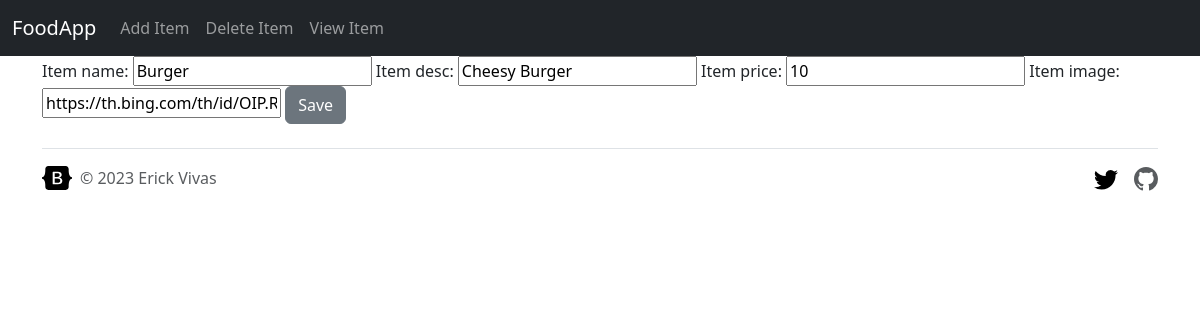
/food/update/2/, run on an earlier commit of the app's database.
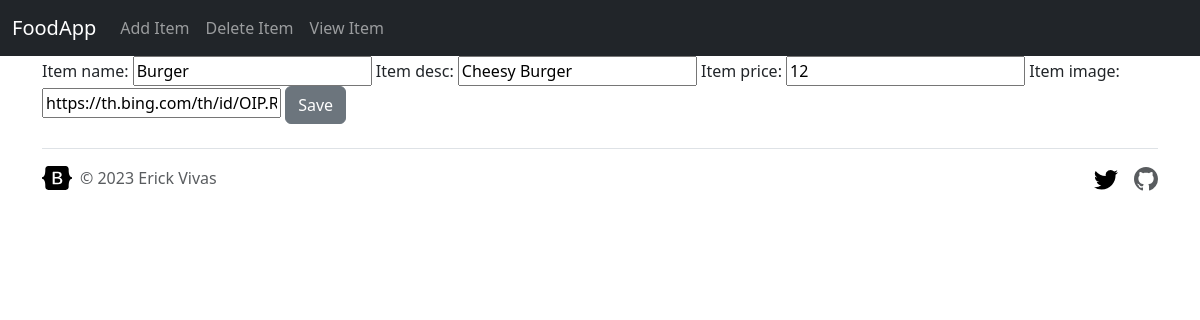
And on a later commit of the database.
### food/models.py (models this page shows, shortened)
class Item(models.Model):
    item_name = models.CharField(max_length=200)
    item_desc = models.CharField(max_length=200)
    item_price = models.IntegerField()
    item_image = models.CharField(max_length=500, default="http://www.ukvisitorguide.cn/wp-content/uploads/2015/11/Food-placeholder.jpg")
    created_at = models.DateTimeField(auto_now_add=True)
    updated_at = models.DateTimeField(auto_now=True)

### food/views.py (the view)
# urls.py: path('update/<int:id>/', views.update_item, name="update_item"),
def update_item(request, id):
    item = Item.objects.get(id=id)
    form = ItemForm(request.POST or None, instance=item)
    if form.is_valid():
        form.save()
        return redirect('food:index')
    return render(request, 'food/item-form.html', {'form': form, 'item': item})

### food/forms.py
class ItemForm(forms.ModelForm):
    class Meta:
        model = Item
        fields = ['item_name', 'item_desc', 'item_price', 'item_image']

### food/templates/food/item-form.html (shortened to what this page needs)
{% extends 'food/base.html' %}
{% block content %}
    <form method="POST">
        {{ form }}
        <button class="btn btn-secondary" type="submit">Save</button>
    </form>
{% endblock %}

### food/templates/food/base.html (shortened to what this page needs)
{% load static %}
<!doctype html>
<html lang="en">
  <head>
    <link rel="stylesheet" href="{% static 'food/style.css' %}">
    <link href="https://cdn.jsdelivr.net/npm/bootstrap@5.3.0-alpha3/dist/css/bootstrap.min.css" rel="stylesheet">
    <link rel="stylesheet" href="//code.jquery.com/ui/1.12.1/themes/base/jquery-ui.css">
  </head>
  <body>
    {% include 'food/navbar.html' %}
    <div class="container">
      {% block content %}
      {% endblock %}
    </div>
      <div class="container">
          <footer class="d-flex flex-wrap justify-content-between align-items-center py-3 my-4 border-top">
            <div class="col-md-4 d-flex align-items-center">
              <a href="/" class="mb-3 me-2 mb-md-0 text-body-secondary text-decoration-none lh-1">
                <svg class="bi" width="30" height="24"><use xlink:href="#bootstrap"></use></svg>
              </a>
              <span class="mb-3 mb-md-0 text-body-secondary">© 2023 Erick Vivas</span>
            </div>
            <ul class="nav col-md-4 justify-content-end list-unstyled d-flex">
              <li class="ms-3"><a class="text-body-secondary" href="https://twitter.com/erickvivas"><svg class="bi" width="24" height="24"><use xlink:href="#twitter"></use></svg></a></li>
              <li class="ms-3"><a class="text-body-secondary" href="https://github.com/erickvivas415"></a></li>
              </ul>
          </footer>
        </div>
  </body>
</html>

### food/templates/food/navbar.html (shortened to what this page needs)
<nav class="navbar navbar-expand-lg navbar-dark bg-dark">
    <div class="container-fluid">
      <a class="navbar-brand" href="{% url 'food:index' %}">FoodApp</a>
      <div class="collapse navbar-collapse" id="navbarSupportedContent">
        <ul class="navbar-nav me-auto mb-2 mb-lg-0">
          <li class="nav-item">
            <a class="nav-link" href="{% url 'food:create_item' %}">Add Item</a>
          </li>
          <li class="nav-item">
            <a class="nav-link" href="#">Delete Item</a>
          </li>
          <li class="nav-item">
            <a class="nav-link" href="#">View Item</a>
          </li>
        </ul>
      </div>
    </div>
  </nav>

What changed in the data, as far as the page shows it:
changed Item "Burger": item_price "10" → "12"
